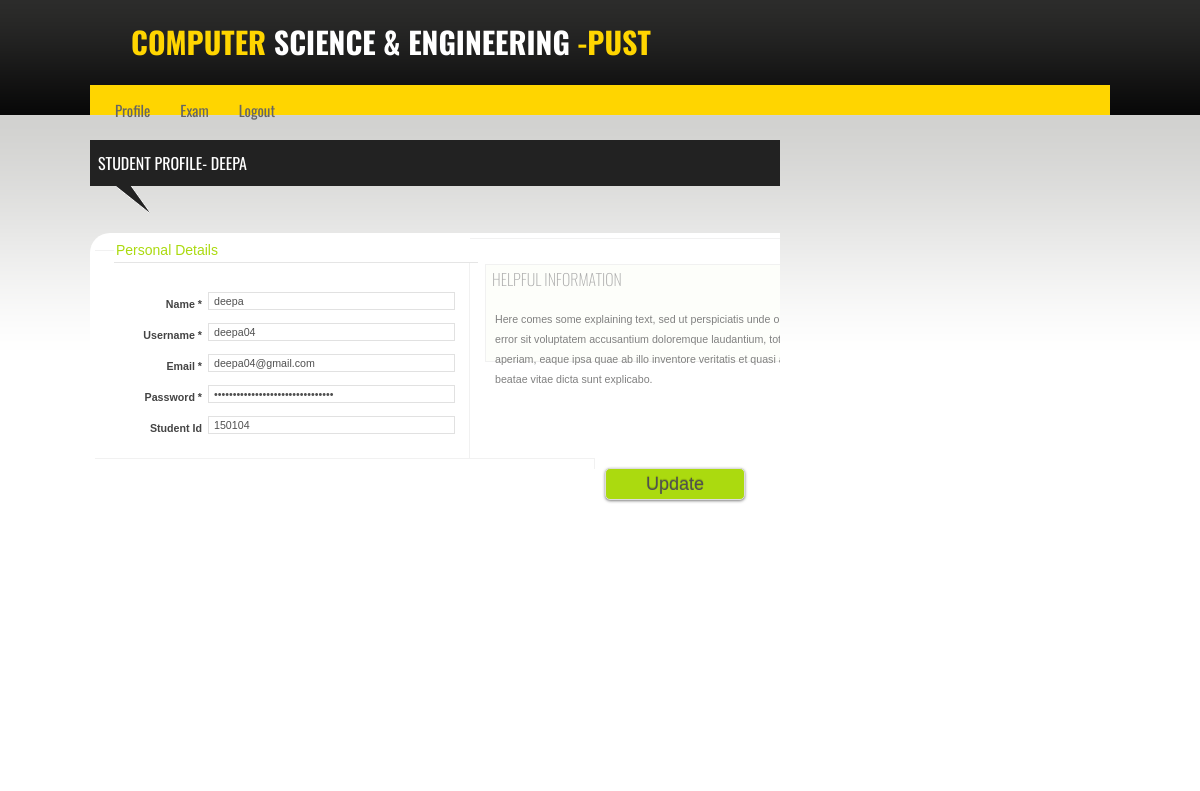
The page /profile.php (signed in) on the database its author committed.
### tables this page shows
CREATE TABLE `tbl_user` (
  `id` int(11) NOT NULL,
  `name` varchar(32) NOT NULL,
  `username` varchar(32) NOT NULL,
  `email` varchar(32) NOT NULL,
  `password` varchar(32) NOT NULL,
  `flag` int(11) NOT NULL DEFAULT '0',
  `student_id` int(11) NOT NULL
);

### library/Session.php (called while the page is built, shortened)
<?php
class Session
{
	public static function get($key){
		if (isset($_SESSION[$key])){
			$result = $_SESSION[$key];
		}
		if (isset($result)) {
			return $result;
		}else{
			return false;
		}
	}
}
?>

### library/Database.php (called while the page is built, shortened)
<?php
Class Database{
	public $host   = DB_HOST;
	public $user   = DB_USER;
	public $pass   = DB_PASS;
	public $dbname = DB_NAME;
	public $link;
	private function connectDB(){
	$this->link = new mysqli($this->host, $this->user, $this->pass, $this->dbname);
   }
	public function select($query){
		$result = $this->link->query($query) or die($this->link->error.__LINE__);
		if($result->num_rows > 0){
			return $result;
		} else {
			return false;
		}
	}
}

### profile.php (the view, shortened to what this page needs)
<?php include 'include/header.php';
?>
   <?php
   $studentID = Session::get("userId");
   ?>
		<section id="content_area">
			<div class="clearfix wrapper main_content_area">
				<div class="clearfix main_content floatleft">
					<div class="clearfix content">
						<div class="content_title"><h2>Student Profile-  <?php
                          echo Session::get("name");
                        ?></h2></div>
		<form action="" method="post" class="register">
            <fieldset class="row2">
                <legend>Personal Details </legend>
                <?php
                     $query = "select * from tbl_user where id = '$studentID'";
                     $result = $db->select($query);
                     if($result){
                      while ($data = $result->fetch_assoc()) {
                ?>
<p>
    <label>Name *
    </label>
    <input type="text" class="long" name="name" value="<?php echo $data['name'];?>" />
</p>
<p>
    <label>Username *
    </label>
    <input type="text" class="long" name="username" value="<?php echo $data['username'];?>"/>
</p>
 <p>
    <label>Email *  </label>
    <input type="text" class="long" name="email" value="<?php echo $data['email'];?>" />
</p>
<p>
    <label>Password *  </label>
    <input type="password" class="long" name="password" value="<?php echo $data['password'];?>" />
</p>
 <p>
    <label>Student Id</label>
     <input type="text" class="long" name="student_id" value="<?php echo $data['student_id'];?>"/>
</p>
              <?php } } ?>
            </fieldset>
            <fieldset class="row3">
                <div class="infobox"><h4>Helpful Information</h4>
                    <p>Here comes some explaining text, sed ut perspiciatis unde omnis iste natus error sit voluptatem accusantium doloremque laudantium, totam rem aperiam, eaque ipsa quae ab illo inventore veritatis et quasi architecto beatae vitae dicta sunt explicabo.</p>
                </div>
            </fieldset>
            <fieldset class="row4">
            </fieldset>
            <div><input type="submit" name="submit" value="Update" class="button"></div>
        </form>
		</div>
	</div>
            </div>
        </section>
 <link rel="stylesheet" href="//code.jquery.com/ui/1.12.1/themes/base/jquery-ui.css">
      <link rel="stylesheet" href="/resources/demos/style.css">

### style.css (style rules this page uses)
* { margin:0;padding:0 }
body { font-family:Arial; font-size:14px;line-height:20px }
input[type=text],input[type=password],input[type=submit],textarea { border:1px solid #ddd;padding:5px;outline:0; }
h1,h2,h3,h4,h5,h6 { font-weight:normal;margin:0 0 15px;font-family: 'Oswald', sans-serif; }
h2 { font-size:25px;line-height:30px }
.floatleft { float:left }
.wrapper { width:1020px;display:block;margin:0 auto }
.clearfix { overflow:hidden }
#content_area { background: url("images/body_top_bg.png") repeat-x scroll center top #fff; padding-top: 25px; }
.main_content { width: 690px; margin-right: 10px; }
.content_title { background: url("images/latest_post_bg.png") repeat scroll 0 0 rgba(0, 0, 0, 0); height: 73px; margin-bottom: 15px; }
.content_title h2 { color: #fff; font-size: 16px; margin-bottom: 0; padding: 8px; text-transform: uppercase; }
.content h2,.content h3,.content h4,.content h5,.content h6 { font-size: 16px; }

### profile.php (style rules this page uses)
* { padding: 0; margin: 0; border: 0; }
p { padding: 7px 0 7px 0; font-weight: 500; font-size: 10pt; }
h4 { padding:1px; color: #ACACAC; font-size:9pt; font-weight:100; text-transform:uppercase; }
form.register { width:800px; margin: 20px auto 0px auto; height:530px; background-color:#fff; padding:5px; -moz-border-radius:20px; -webkit-border-radius:20px; }
form p { font-size: 8pt; clear:both; margin: 0; color:gray; padding:4px; }
form.register fieldset.row2 { border-top:1px solid #F1F1F1; border-right:1px solid #F1F1F1; height:220px; padding:5px; float:left; }
form.register fieldset.row3 { border-top:1px solid #F1F1F1; padding:5px; float:left; margin-bottom:15px; width:400px; }
form.register fieldset.row4 { border-top:1px solid #F1F1F1; border-right:1px solid #F1F1F1; padding:5px; float:left; clear:both; width:500px; }
form.register .infobox { float:right; margin-top:20px; border: 1px solid #F1F1F1; padding:5px; width:380px; height:98px; font-size:9px; background: #FDFEFA url(../img/bg_infobox.gif) repeat-x top left; }
form.register legend { color: #abda0f; padding:2px; margin-left: 14px; font-weight:bold; font-size: 14px; font-weight:100; }
form.register label { color:#444; width:98px; float: left; text-align: right; margin-right: 6px; margin-top:2px; }
form.register input { width: 140px; color: #505050; float: left; margin-right: 5px; }
form.register input.long { width: 247px; color: #505050; }
form.register input[type=text] { border: 1px solid #E1E1E1; height: 18px; }
form.register input[type=password] { border: 1px solid #E1E1E1; height: 18px; }
.button { background: #abda0f url(../img/overlay.png) repeat-x; padding: 8px 10px 8px; color: #fff; text-decoration: none; -moz-border-radius: 5px; -webkit-border-radius: 5px; -moz-box-shadow: 0 1px 3px rgba(0,0,0,0.5); -webkit-box-shadow: 0 1px 3px rgba(0,0,0,0.5); text-shadow: 0 -1px 1px rgba(0,0,0,0.25); cursor: pointer; float:left; font-size:18px; margin:10px; }

### rows shown on the page
tbl_user: name "deepa", username "deepa04", email "deepa04@gmail.com", student_id "150104"

### other values the page prints
Session::get("name") "DEEPA"
